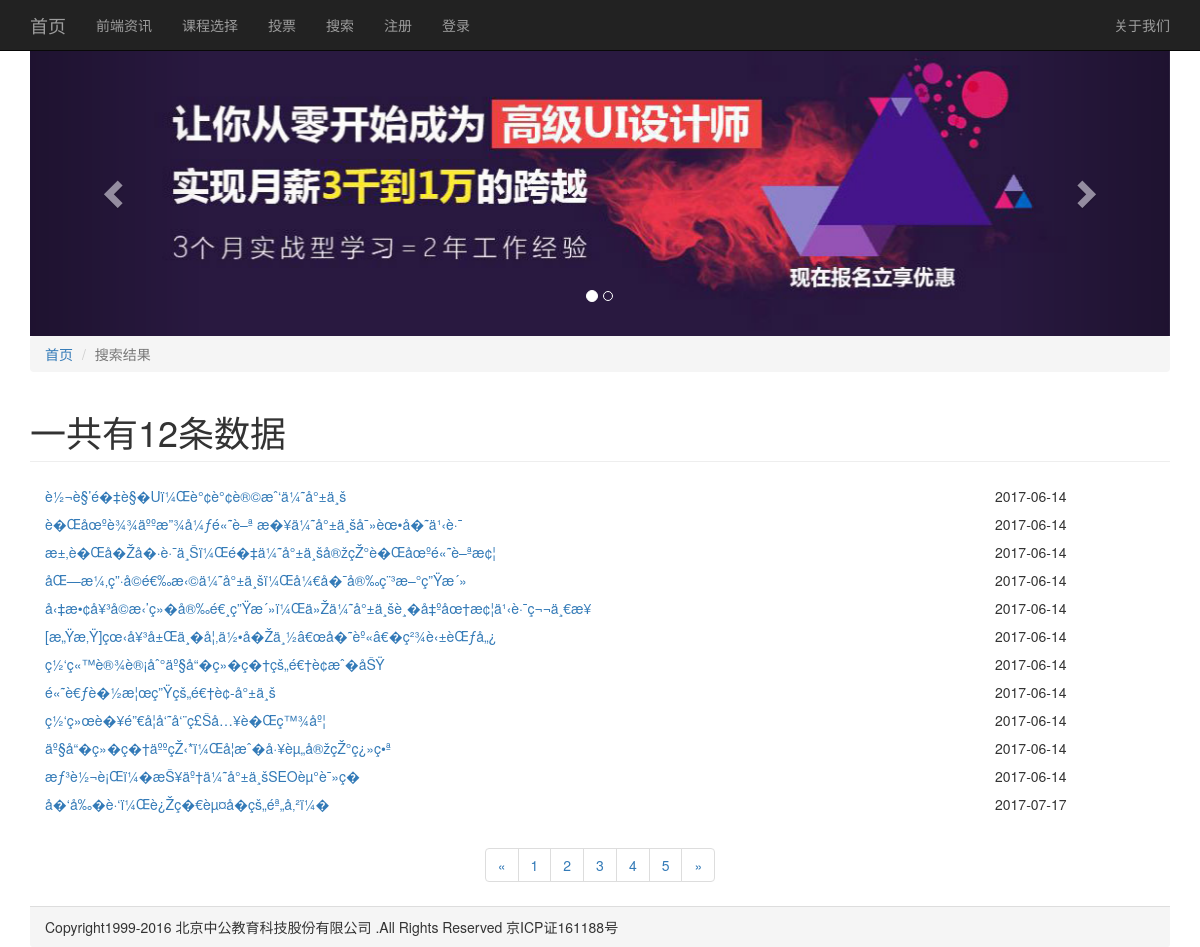
The app's page /zuoyejiangjie/searchlist.php with its own data.
### tables this page shows
CREATE TABLE IF NOT EXISTS `my_article` (
  `ac_id` int(11) NOT NULL AUTO_INCREMENT,
  `ac_title` varchar(100) NOT NULL,
  `ac_column` varchar(32) NOT NULL,
  `ac_describe` varchar(200) NOT NULL,
  `ac_keyword` varchar(64) NOT NULL,
  `ac_content` text NOT NULL,
  `ac_thum` varchar(100) NOT NULL,
  `ac_date` varchar(32) NOT NULL,
  PRIMARY KEY (`ac_id`)
);

### zuoyejiangjie/searchlist.php (the view, shortened to what this page needs)
<?php
	include "header.php";
	$search = $_POST["search"];
	$conn = new mysqli("localhost","root","root","item_demo");
	$sql = "SELECT * FROM my_article where ac_title like '%$search%'";
	$result = $conn->query($sql);
?>
	<ol class="breadcrumb">
      <li><a href="index.php">首页</a></li>
      <li class="active">搜索结果</li>
    </ol>
    <h1 class="page-header">一共有<?php echo $result->num_rows; ?>条数据</h1>
    <ul class="container-fluid list-unstyled list-li">
    	<?php
        	if($result->num_rows>0){
				while($row=$result->fetch_assoc()){
		?>
      <li class="row">
        <a href="show.php?showid=<?php echo $row["ac_id"]; ?>" class="col-md-10"><?php echo $row["ac_title"]; ?></a>
        <span class=" col-md-2"><?php echo date("Y-m-d",$row["ac_date"]); ?></span>
      </li>
      <?php
				}
			}
	  ?>
    </ul>
    <nav aria-label="Page navigation" class="text-center">
      <ul class="pagination">
        <li>
          <a href="#" aria-label="Previous">
            <span aria-hidden="true">&laquo;</span>
          </a>
        </li>
        <li><a href="#">1</a></li>
        <li><a href="#">2</a></li>
        <li><a href="#">3</a></li>
        <li><a href="#">4</a></li>
        <li><a href="#">5</a></li>
        <li>
          <a href="#" aria-label="Next">
            <span aria-hidden="true">&raquo;</span>
          </a>
        </li>
      </ul>
    </nav>
<?php
	include "footer.php";
?>

### zuoyejiangjie/css/site.css (style rules this page uses)
.list-li li { line-height:2; }

### records on screen
my_article: ac_title "è½¬è§’é�‡è§�Uï¼Œè°¢è°¢è®©æˆ‘ä¼˜å°±ä¸š", ac_date "2017-06-14"
my_article: ac_title "è�Œåœºè¾¾äººæ”¾å¼ƒé«˜è–ª æ�¥ä¼˜å°±ä¸šå¯»èœ•å�˜ä¹‹è·¯", ac_date "2017-06-14"
my_article: ac_title "æ±‚è�Œå�Žå�·è·¯ä¸Šï¼Œé�‡ä¼˜å°±ä¸šå®žçŽ°è�Œåœºé«˜è–ªæ¢¦", ac_date "2017-06-14"
my_article: ac_title "åŒ—æ¼‚ç”·å­©é€‰æ‹©ä¼˜å°±ä¸šï¼Œå¼€å�¯å®‰ç¨³æ–°ç”Ÿæ´»", ac_date "2017-06-14"
my_article: ac_title "å‹‡æ•¢å¥³å­©æ‹’ç»�å®‰é€¸ç”Ÿæ´»ï¼Œä»Žä¼˜å°±ä¸šè¸�å‡ºåœ†æ¢¦ä¹‹è·¯ç¬¬ä¸€æ­¥", ac_date "2017-06-14"
my_article: ac_title "[æ„Ÿæ‚Ÿ]çœ‹å¥³å±Œä¸�å¦‚ä½•å�Žä¸½â€œå�˜èº«â€�ç²¾è‹±èŒƒå„¿", ac_date "2017-06-14"
my_article: ac_title "ç½‘ç«™è®¾è®¡åˆ°äº§å“�ç»�ç�†çš„é€†è¢­æˆ�åŠŸ", ac_date "2017-06-14"
my_article: ac_title "é«˜è€ƒè�½æ¦œç”Ÿçš„é€†è¢­-å°±ä¸š", ac_date "2017-06-14"
my_article: ac_title "ç½‘ç»œè�¥é”€å­¦å‘˜å‘¨ç£Šå…¥è�Œç™¾åº¦", ac_date "2017-06-14"
my_article: ac_title "äº§å“�ç»�ç�†äººçŽ‹*ï¼Œå­¦æˆ�å·¥èµ„å®žçŽ°ç¿»ç•ª", ac_date "2017-06-14"
my_article: ac_title "æƒ³è½¬è¡Œï¼�æŠ¥äº†ä¼˜å°±ä¸šSEOèµ°è¯»ç�­", ac_date "2017-06-14"
my_article: ac_title "å�‘å‰�è·‘ï¼Œè¿Žç�€èµ¤å­�çš„éª„å‚²ï¼�", ac_date "2017-07-17"

### other values on screen
$result->num_rows "12"
